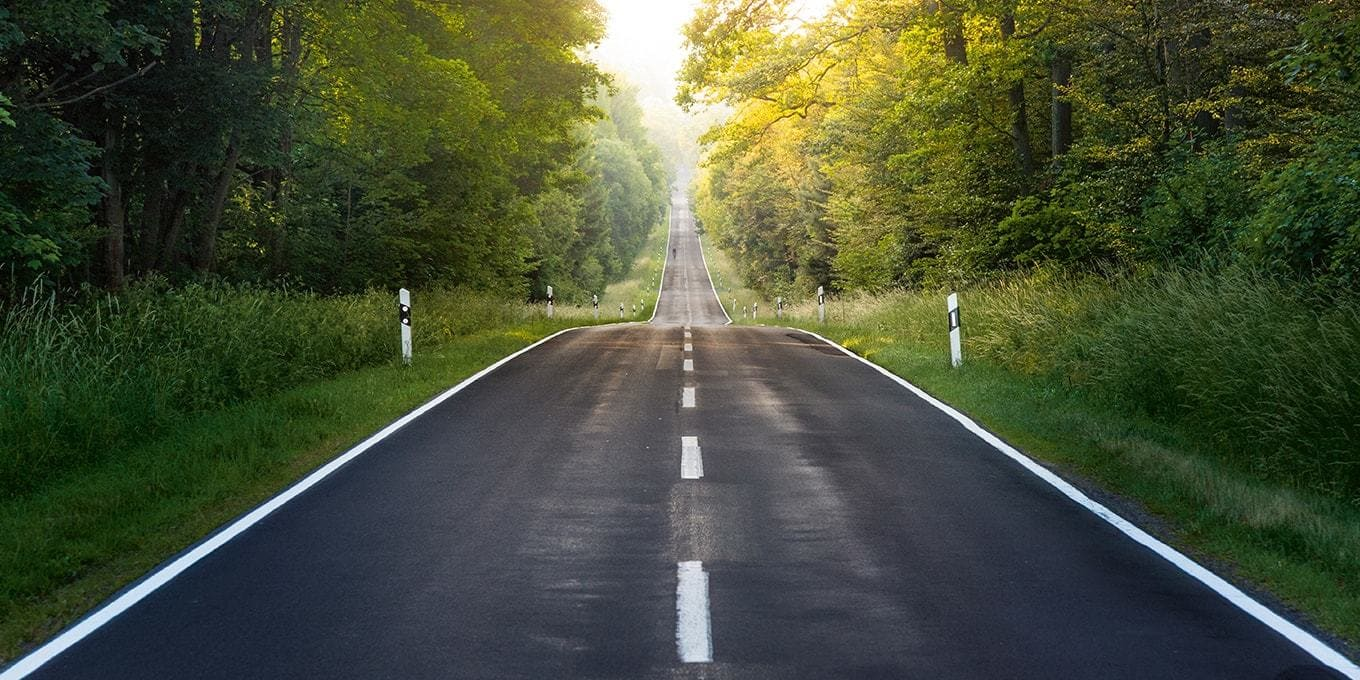
#> input picture main/Resources/road.jpg, 1360 x 680 px
$ python resize_cropping.py
#> lines starting #> are read from the running program, lines starting #| are printed output that depends on the picture
import cv2

path="Resources/road.jpg"
img=cv2.imread(path)
#> img is the input picture: shape (680, 1360, 3); mean B, G, R 55.3, 78.8, 70.7
print(img.shape)
#| (680, 1360, 3)

width , height = 1000,1000
imgResize=cv2.resize(img,(width,height))
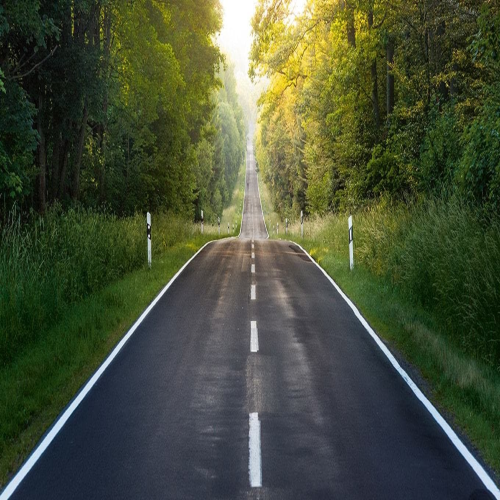
#> imgResize: shape (1000, 1000, 3) (shown at 1/2 size); mean B, G, R 55.2, 78.6, 70.6
print(imgResize.shape)
#| (1000, 1000, 3)
imgCropped=img[300:500,430:1000]
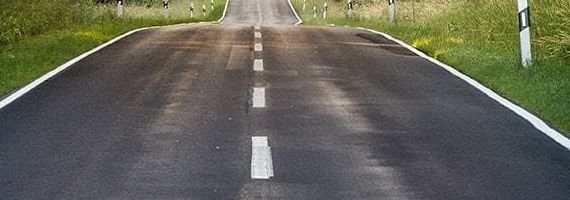
#> imgCropped: shape (200, 570, 3); mean B, G, R 85.1, 99.4, 99.2
imgCropResize = cv2.resize(imgCropped,(img.shape[0],img.shape[0]))
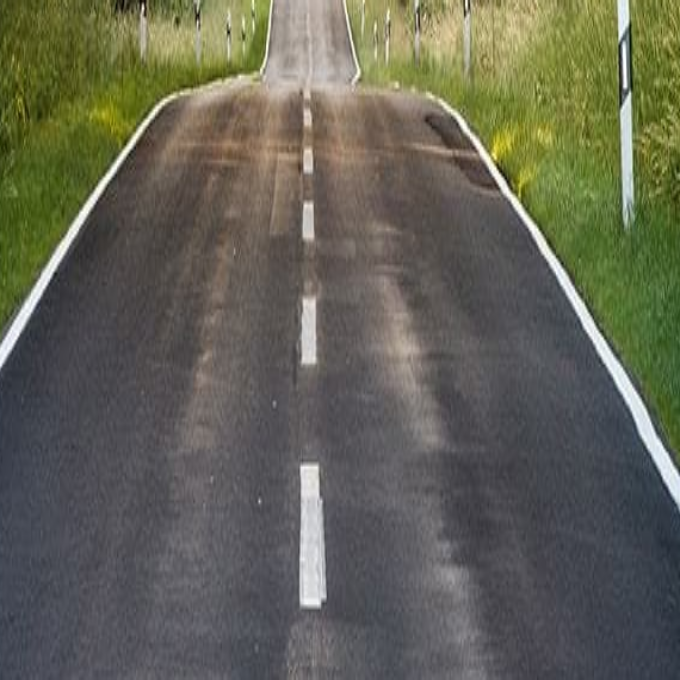
#> imgCropResize: shape (680, 680, 3); mean B, G, R 85, 99.2, 99.1
#cv2.imshow("road",img)
#cv2.imshow("road",imgResize)
cv2.imshow("roadcropped",imgCropped)
cv2.imshow("road cropped resized",imgCropResize)
cv2.waitKey(0)
